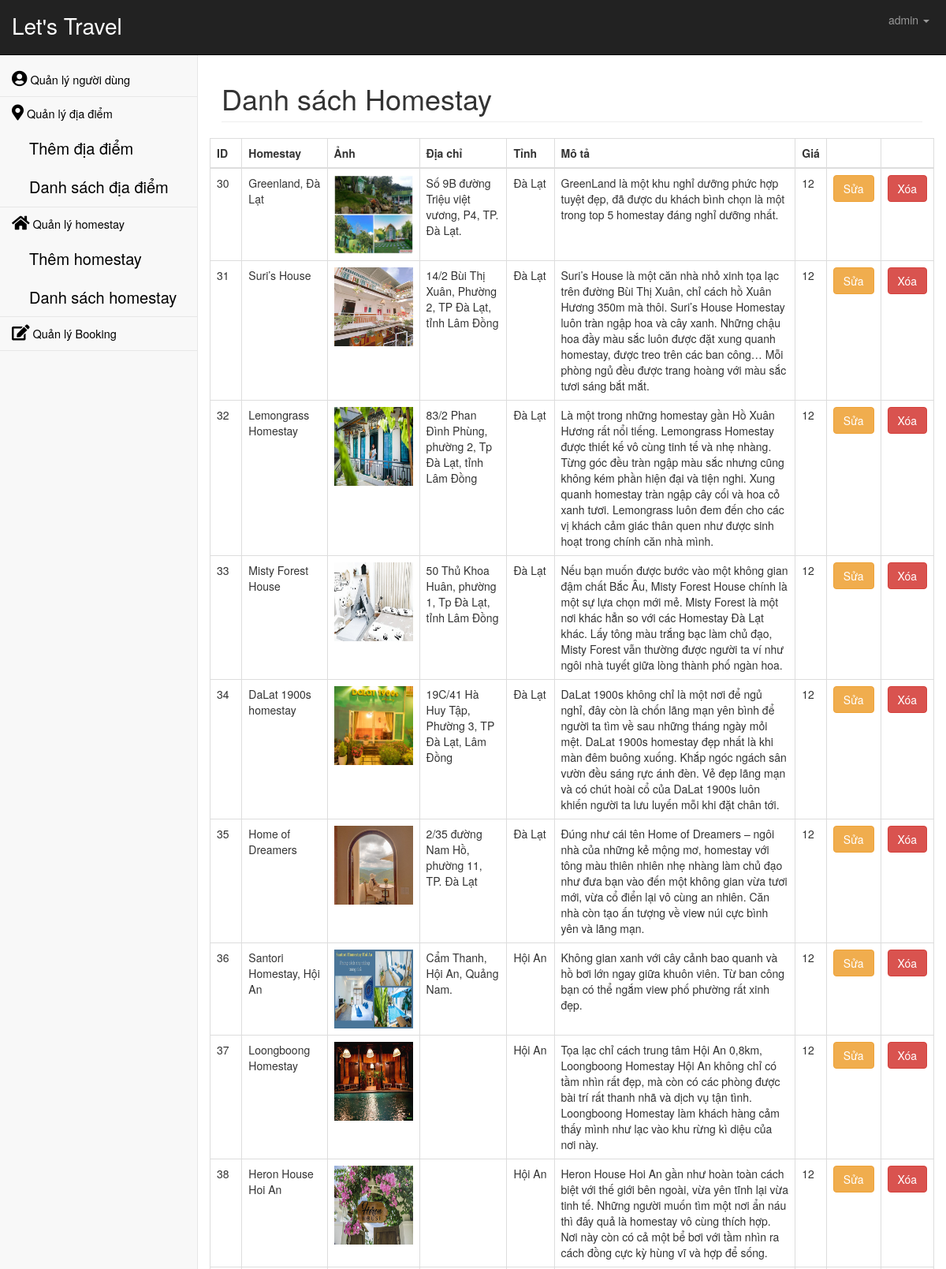
Screenshot of /admin/index.php?page=homestay_list.php (signed in, upper part) with the database file from the repository.
### tables this page shows
CREATE TABLE `homestay` (
  `id_homestay` int(11) NOT NULL,
  `homestay_name` varchar(50) NOT NULL,
  `location_id` int(11) DEFAULT NULL,
  `images` varchar(355) DEFAULT NULL,
  `address` varchar(100) DEFAULT NULL,
  `descript` longtext DEFAULT NULL,
  `price` int(11) DEFAULT NULL
);

CREATE TABLE `location` (
  `id_location` int(11) NOT NULL,
  `name` varchar(50) NOT NULL
);

### model.php (called while the page is built, shortened)
<?php
    function connect_DB() {
        $dsn = 'mysql:host=localhost;dbname=homestay';
        $userAd = 'root';
        $passAd = '';
        try {
        $db = new PDO($dsn, $userAd, $passAd);
        }
        catch (PDOException $e) {
            $messageError = $e->getMessage();
            exit();
        }
        return $db;
    }
    function getHomestay() {
        $db = connect_DB();
        $query = "SELECT *, location.name FROM homestay LEFT OUTER JOIN location ON homestay.location_id = location.id_location";
        $statement = $db->prepare($query);
        $statement->execute();
        $result = $statement->fetchAll();
        return $result;
    }
?>

### admin/modules/homestay_list.php (the view, shortened to what this page needs)
<?php
    include('../model.php');
?>
<div class="container-fluid">
    <div class="row">
        <div class="col-lg-12">
            <h1 class="page-header">Danh sách Homestay</h1>
        </div>
    </div>
    <div class="row">
        <table class="table table-bordered">
            <thead>
                <tr>
                    <th>ID</th>
                    <th>Homestay</th>
                    <th>Ảnh</th>
                    <th class="text-truncate">Địa chỉ</th>
                    <th>Tỉnh</th>
                    <th class="text-truncate">Mô tả</th>
                    <th>Giá</th>
                    <th></th>
                    <th></th>
                </tr>
            </thead>
            <tbody>
                <?php
                    $listH = getHomestay();
                    foreach ($listH as $h) {
                ?>
                <tr>
                    <td><?php echo $h['id_homestay']; ?></td>
                    <td><?php echo $h['homestay_name']; ?></td>
                    <td><img src="../images/<?php echo $h['images']; ?>" style="width: 100px; height:100px;"></td>
                    <td><?php echo $h['address']; ?></td>
                    <td><?php echo $h['name']; ?></td>
                    <td><?php echo $h['descript']; ?></td>
                    <td><?php echo $h['price']; ?></td>
                    <td>
                        <a href="index.php?page=homestay_add.php&id=<?php echo $h['id_homestay']; ?>" onclick="" class="btn btn-warning">Sửa</a>
                    </td>
                    <td>
                        <a href="index.php?page=homestay_list.php&id=<?php echo $h['id_homestay']; ?>" onclick="" class="btn btn-danger">Xóa</a>
                    </td>
                </tr>
                <?php } ?>
            </tbody>
        </table>
    </div>
</div>

### admin/index.php (shortened to what this page needs)
<!DOCTYPE html>
<html lang="en">
    <head>
        <?php include('head.php');?>
        <link rel="stylesheet" href="css/main.css">
    </head>
    <body>
        <div id="wrapper">
            <nav class="navbar navbar-inverse navbar-fixed-top" role="navigation">
                <div class="navbar-header">
                    <a class="navbar-brand" href="index.php">Let's Travel</a>
                </div>
                <ul class="nav navbar-right navbar-top-links">
                    <li class="dropdown">
                        <a class="dropdown-toggle" data-toggle="dropdown" href="">
                            <i class="fa fa-user fa-fw"></i>
                            <?php
                                if(isset( $_SESSION['fullname']))
                                {
                                    if($_SESSION['role']=='admin'){
                                        echo $_SESSION['fullname'];
                                    }
                                }
                                else echo "<script>window.location.href='../login.php'</script>";
                            ?>
                            <b class="caret"></b>
                        </a>
                    </li>
                </ul>
                <?php include('sidebar.php');?>
            </nav>
            <div id="page-wrapper">
                <?php
                    if(isset($_GET["page"])){
                        $page = $_GET["page"];
                        $file = "modules/".$page;
                        include($file);
                    }
                ?>
            </div>
        </div>
    </body>
</html>

### admin/head.php (shortened to what this page needs)
<link href="css/bootstrap.min.css" rel="stylesheet">
<link rel="stylesheet" href="https://cdnjs.cloudflare.com/ajax/libs/font-awesome/5.15.4/css/all.min.css">
<link href="css/metisMenu.min.css" rel="stylesheet">
<link href="css/timeline.css" rel="stylesheet">
<link href="css/startmin.css" rel="stylesheet">
<link href="css/font-awesome.min.css" rel="stylesheet" type="text/css">
<link rel="stylesheet" href="css/main.css">

### admin/sidebar.php
<head>
    <link rel="stylesheet" href="css/main.css">
</head>
<div class="navbar-default sidebar" role="navigation">
    <div class="sidebar-nav navbar-collapse">
        <ul class="nav" id="side-menu">
            <li>
                <a href="index.php?page=users.php"><i class='fas fa-user-circle' style='font-size:20px'></i> Quản lý người dùng</a>
            </li>
            <li>
                <a href="index.php?page=location_list.php"><i class='fas fa-map-marker-alt' style='font-size:20px'></i> Quản lý địa điểm</a>
                <ul class="nav nav-second-level">
                    <li>
                        <a href="index.php?page=location_add.php">Thêm địa điểm</a>
                    </li>
                    <li>
                        <a href="index.php?page=location_list.php">Danh sách địa điểm</a>
                    </li>
                </ul>
            </li>
            <li>
                <a href="index.php?page=homestay_list.php"><i class='fas fa-home' style='font-size:20px'></i> Quản lý homestay</a>
                <ul class="nav nav-second-level">
                    <li>
                        <a href="index.php?page=homestay_add.php">Thêm homestay</a>
                    </li>
                    <li>
                        <a href="index.php?page=homestay_list.php">Danh sách homestay</a>
                    </li>
                </ul>
            </li>
            <li>
                <a href="index.php?page=booking.php"><i class="fas fa-edit" style='font-size:20px'></i> Quản lý Booking</a>
            </li>
        </ul>
    </div>
</div>

### admin/css/startmin.css (style rules this page uses)
body { background-color: #f8f8f8; }
#wrapper { width: 100%; }
#page-wrapper { padding-top: 30px; min-height: 568px; background-color: #fff; }
@media (min-width:768px) { #page-wrapper { position: inherit; margin-left: 250px; padding: 30px 15px 0 15px; border-left: 1px solid #e7e7e7; } }
.navbar-header { float: left; }
.navbar-right { text-align: right; }
.navbar-top-links { margin: 0; }
.navbar-top-links li { display: inline-block; }
.navbar-top-links li:last-child { margin-right: 6px; }
.navbar-top-links li a { padding: 15px; min-height: 50px; }
.navbar-top-links>li>a { color: #999; }
.sidebar .sidebar-nav.navbar-collapse { padding-right: 0; padding-left: 0; }
.sidebar ul li { border-bottom: 1px solid #e7e7e7; }
.sidebar .nav-second-level li, .sidebar .nav-third-level li { border-bottom: 0!important; }
.sidebar .nav-second-level li a { padding-left: 37px; font-size: 20px; }
@media (min-width:768px) { .sidebar { z-index: 1; position: absolute; width: 250px; margin-top: 51px; } }

### admin/css/main.css (style rules this page uses)
.sidebar { margin-top: 80px; }
.navbar { height: 70px; }
.navbar .navbar-header a { font-size: 28px; padding-top: 22px; color: white; }
#page-wrapper { margin-top: 35px; }
.sidebar-nav a { font-size: 14.5px; }
.sidebar-nav i,a { color: black; }
table { padding-top: 0px; line-height: 25px; }

### rows the page displays
homestay: id_homestay "30", homestay_name "Greenland, Đà Lạt", images (picture), address "Số 9B đường Triệu việt vương, P4, TP. Đà Lạt.", location.name "Đà Lạt", descript "GreenLand là một khu nghỉ dưỡng phức hợp tuyệt đẹp, đã được du khách bình chọn là một trong top 5 homestay đáng nghỉ dưỡng nhất.", price "12"
homestay: id_homestay "31", homestay_name "Suri’s House", images (picture), address "14/2 Bùi Thị Xuân, Phường 2, TP Đà Lạt, tỉnh Lâm Đồng", location.name "Đà Lạt", descript "Suri’s House là một căn nhà nhỏ xinh tọa lạc trên đường Bùi Thị Xuân, chỉ cách hồ Xuân Hương 350m mà thôi. Suri’s House Homestay luôn tràn ngập hoa và cây xanh. Những chậu hoa đầy màu sắc luôn được đặt xung quanh homestay, được treo trên các ban công… Mỗi phòng ngủ đều được trang hoàng với màu sắc tươi sáng bắt mắt.", price "12"
homestay: id_homestay "32", homestay_name "Lemongrass Homestay", images (picture), address "83/2 Phan Đình Phùng, phường 2, Tp Đà Lạt, tỉnh Lâm Đồng", location.name "Đà Lạt", descript "Là một trong những homestay gần Hồ Xuân Hương rất nổi tiếng. Lemongrass Homestay được thiết kế vô cùng tinh tế và nhẹ nhàng. Từng góc đều tràn ngập màu sắc nhưng cũng không kém phần hiện đại và tiện nghi. Xung quanh homestay tràn ngập cây cối và hoa cỏ xanh tươi. Lemongrass luôn đem đến cho các vị khách cảm giác thân quen như được sinh hoạt trong chính căn nhà mình.", price "12"
homestay: id_homestay "33", homestay_name "Misty Forest House", images (picture), address "50 Thủ Khoa Huân, phường 1, Tp Đà Lạt, tỉnh Lâm Đồng", location.name "Đà Lạt", descript "Nếu bạn muốn được bước vào một không gian đậm chất Bắc Âu, Misty Forest House chính là một sự lựa chọn mới mẻ. Misty Forest là một nơi khác hẳn so với các Homestay Đà Lạt khác. Lấy tông màu trắng bạc làm chủ đạo, Misty Forest vẫn thường được người ta ví như ngôi nhà tuyết giữa lòng thành phố ngàn hoa.", price "12"
homestay: id_homestay "34", homestay_name "DaLat 1900s homestay", images (picture), address "19C/41 Hà Huy Tập, Phường 3, TP Đà Lạt, Lâm Đồng", location.name "Đà Lạt", descript "DaLat 1900s không chỉ là một nơi để ngủ nghỉ, đây còn là chốn lãng mạn yên bình để người ta tìm về sau những tháng ngày mỏi mệt. DaLat 1900s homestay đẹp nhất là khi màn đêm buông xuống. Khắp ngóc ngách sân vườn đều sáng rực ánh đèn. Vẻ đẹp lãng mạn và có chút hoài cổ của DaLat 1900s luôn khiến người ta lưu luyến mỗi khi đặt chân tới.", price "12"
homestay: id_homestay "35", homestay_name "Home of Dreamers", images (picture), address "2/35 đường Nam Hồ, phường 11, TP. Đà Lạt", location.name "Đà Lạt", descript "Đúng như cái tên Home of Dreamers – ngôi nhà của những kẻ mộng mơ, homestay với tông màu thiên nhiên nhẹ nhàng làm chủ đạo như đưa bạn vào đến một không gian vừa tươi mới, vừa cổ điển lại vô cùng an nhiên. Căn nhà còn tạo ấn tượng về view núi cực bình yên và lãng mạn.", price "12"
homestay: id_homestay "36", homestay_name "Santori Homestay, Hội An", images (picture), address "Cẩm Thanh, Hội An, Quảng Nam.", location.name "Hội An", descript "Không gian xanh với cây cảnh bao quanh và hồ bơi lớn ngay giữa khuôn viên. Từ ban công bạn có thể ngắm view phố phường rất xinh đẹp.", price "12"
homestay: id_homestay "37", homestay_name "Loongboong Homestay", images (picture), location.name "Hội An", descript "Tọa lạc chỉ cách trung tâm Hội An 0,8km, Loongboong Homestay Hội An không chỉ có tầm nhìn rất đẹp, mà còn có các phòng được bài trí rất thanh nhã và dịch vụ tận tình. Loongboong Homestay làm khách hàng cảm thấy mình như lạc vào khu rừng kì diệu của nơi này.", price "12"
homestay: id_homestay "38", homestay_name "Heron House Hoi An", images (picture), location.name "Hội An", descript "Heron House Hoi An gần như hoàn toàn cách biệt với thế giới bên ngoài, vừa yên tĩnh lại vừa tinh tế. Những người muốn tìm một nơi ẩn náu thì đây quả là homestay vô cùng thích hợp. Nơi này còn có cả một bể bơi với tầm nhìn ra cách đồng cực kỳ hùng vĩ và hợp để sống.", price "12"

### other values shown
$_SESSION['fullname'] "admin"
